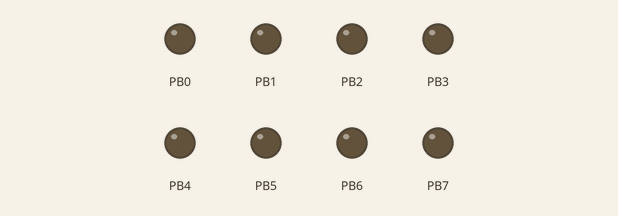
This program was run on a simulated ATmega16, built with avr-gcc and emulated at 16 MHz. Parts: output pins drawn as LEDs (lit = HIGH).

Above: at 0.4 s.
At 3.4 s:
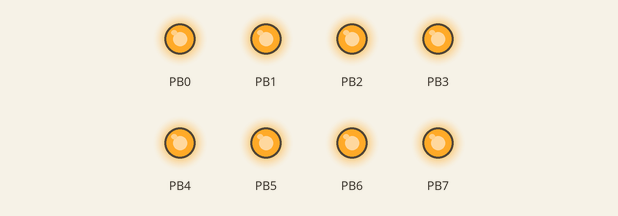
Timing chart, 0 to 4.6 s (numbered marks = the images above):
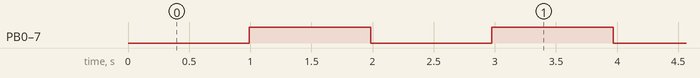

Measured:
- by itself, PB0–7: alternates HIGH for 0.99 s and LOW for 0.99 s

The program:

interrupt1.c
```c
/*
 * interrupt1.c
 *
 * Created: 12/12/2015 16:33:30
 *  Author: USER
 */


#include <avr/io.h>
#define F_CPU 16000000UL
#include <util/delay.h>
#include <avr/interrupt.h>
volatile long counter=0;

int main(void)
{	sei();//to enable global interrupt
	DDRB=255;
	PORTB=0;
	TCNT0=0;
	TCCR0|=(1<<CS00);
	TIMSK=(1<<TOIE0);
   while(1){
	  		 if (counter>=62000)
	  		 {
		  		 PORTB^=255;
		  		 counter=0;
	  		 }
   }
	}
ISR(TIMER0_OVF_vect)
	 {
		//f(counter<=975)
			counter++;
	 }
	 
```
